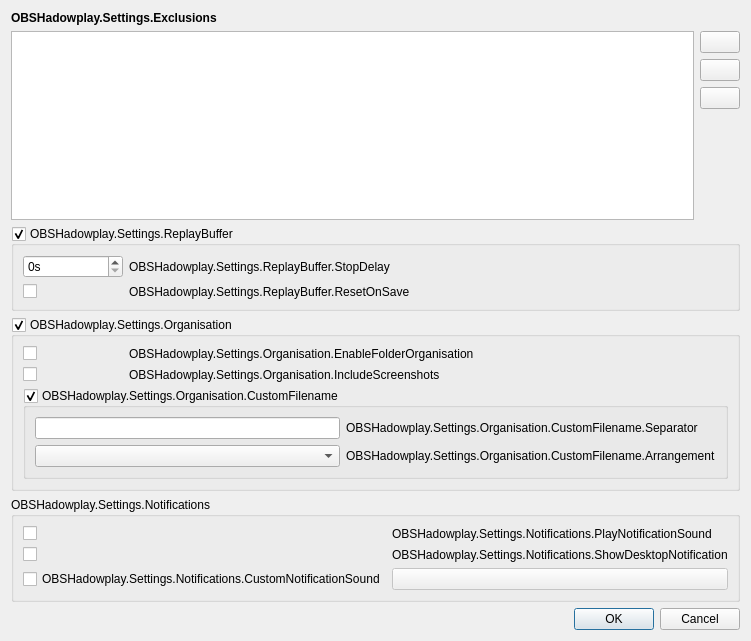
<?xml version="1.0" encoding="UTF-8"?>
<ui version="4.0">
 <class>SettingsDialog</class>
 <widget class="QDialog" name="SettingsDialog">
  <property name="geometry">
   <rect>
    <x>0</x>
    <y>0</y>
    <width>544</width>
    <height>641</height>
   </rect>
  </property>
  <property name="sizePolicy">
   <sizepolicy hsizetype="Minimum" vsizetype="Minimum">
    <horstretch>0</horstretch>
    <verstretch>0</verstretch>
   </sizepolicy>
  </property>
  <property name="windowTitle">
   <string>OBSHadowplay.Settings</string>
  </property>
  <property name="modal">
   <bool>true</bool>
  </property>
  <layout class="QVBoxLayout" name="verticalLayout">
   <item>
    <layout class="QVBoxLayout" name="verticalLayout_2">
     <item>
      <widget class="QLabel" name="exceptions_label">
       <property name="font">
        <font>
         <bold>true</bold>
        </font>
       </property>
       <property name="text">
        <string>OBSHadowplay.Settings.Exclusions</string>
       </property>
      </widget>
     </item>
     <item>
      <layout class="QHBoxLayout" name="horizontalLayout">
       <item>
        <widget class="QListWidget" name="exceptions_list">
         <property name="frameShadow">
          <enum>QFrame::Raised</enum>
         </property>
         <property name="showDropIndicator" stdset="0">
          <bool>false</bool>
         </property>
        </widget>
       </item>
       <item>
        <layout class="QVBoxLayout" name="verticalLayout_4">
         <item>
          <widget class="QPushButton" name="add_exception_button">
           <property name="toolTip">
            <string>OBSHadowplay.Settings.AddExclusion</string>
           </property>
           <property name="text">
            <string/>
           </property>
           <property name="toolButton" stdset="0">
            <bool>true</bool>
           </property>
           <property name="class" stdset="0">
            <string notr="true">icon-plus</string>
           </property>
          </widget>
         </item>
         <item>
          <widget class="QPushButton" name="edit_exception_button">
           <property name="toolTip">
            <string>OBSHadowplay.Settings.EditExclusion</string>
           </property>
           <property name="text">
            <string/>
           </property>
           <property name="toolButton" stdset="0">
            <bool>true</bool>
           </property>
           <property name="class" stdset="0">
            <string notr="true">icon-cogs</string>
           </property>
          </widget>
         </item>
         <item>
          <widget class="QPushButton" name="delete_exception_button">
           <property name="toolTip">
            <string>OBSHadowplay.Settings.DeleteExclusion</string>
           </property>
           <property name="text">
            <string/>
           </property>
           <property name="toolButton" stdset="0">
            <bool>true</bool>
           </property>
           <property name="class" stdset="0">
            <string notr="true">icon-trash</string>
           </property>
          </widget>
         </item>
         <item>
          <spacer name="verticalSpacer">
           <property name="orientation">
            <enum>Qt::Vertical</enum>
           </property>
           <property name="sizeHint" stdset="0">
            <size>
             <width>20</width>
             <height>40</height>
            </size>
           </property>
          </spacer>
         </item>
        </layout>
       </item>
      </layout>
     </item>
    </layout>
   </item>
   <item>
    <widget class="QGroupBox" name="group_box_buffer">
     <property name="toolTip">
      <string>OBSHadowplay.Settings.ReplayBuffer.EnableAutomaticStartStop</string>
     </property>
     <property name="title">
      <string>OBSHadowplay.Settings.ReplayBuffer</string>
     </property>
     <property name="checkable">
      <bool>true</bool>
     </property>
     <layout class="QGridLayout" name="gridLayout" columnstretch="0,1" columnminimumwidth="100,0">
      <item row="0" column="1">
       <widget class="QLabel" name="label">
        <property name="text">
         <string>OBSHadowplay.Settings.ReplayBuffer.StopDelay</string>
        </property>
       </widget>
      </item>
      <item row="0" column="0">
       <widget class="QSpinBox" name="buffer_stop_delay_spinbox">
        <property name="suffix">
         <string>s</string>
        </property>
        <property name="maximum">
         <number>999999999</number>
        </property>
       </widget>
      </item>
      <item row="1" column="1">
       <widget class="QLabel" name="reset_buffer_on_save_label">
        <property name="text">
         <string>OBSHadowplay.Settings.ReplayBuffer.ResetOnSave</string>
        </property>
        <property name="class" stdset="0">
         <string>icon-trash</string>
        </property>
       </widget>
      </item>
      <item row="1" column="0">
       <layout class="QHBoxLayout" name="horizontalLayout_2">
        <item>
         <widget class="QCheckBox" name="reset_buffer_on_save_checkbox">
          <property name="text">
           <string/>
          </property>
         </widget>
        </item>
        <item alignment="Qt::AlignRight">
         <widget class="QLabel" name="reset_on_save_info_icon">
          <property name="toolTip">
           <string>OBSHadowplay.Settings.ReplayBuffer.ResetOnSave.Warning</string>
          </property>
          <property name="text">
           <string/>
          </property>
         </widget>
        </item>
       </layout>
      </item>
     </layout>
    </widget>
   </item>
   <item>
    <widget class="QGroupBox" name="group_box_organisation">
     <property name="toolTip">
      <string>OBSHadowplay.Settings.Organisation.EnableAutoOrganisation</string>
     </property>
     <property name="title">
      <string>OBSHadowplay.Settings.Organisation</string>
     </property>
     <property name="flat">
      <bool>false</bool>
     </property>
     <property name="checkable">
      <bool>true</bool>
     </property>
     <layout class="QGridLayout" name="gridLayout_2" columnstretch="0,1" columnminimumwidth="100,0">
      <property name="leftMargin">
       <number>9</number>
      </property>
      <item row="1" column="1">
       <widget class="QLabel" name="label_4">
        <property name="text">
         <string>OBSHadowplay.Settings.Organisation.IncludeScreenshots</string>
        </property>
       </widget>
      </item>
      <item row="2" column="0" colspan="2">
       <widget class="QGroupBox" name="custom_filename_groupbox">
        <property name="toolTip">
         <string>OBSHadowplay.Settings.Organisation.CustomFilename.EnableCustomFilename</string>
        </property>
        <property name="title">
         <string>OBSHadowplay.Settings.Organisation.CustomFilename</string>
        </property>
        <property name="checkable">
         <bool>true</bool>
        </property>
        <layout class="QGridLayout" name="gridLayout_4" columnminimumwidth="90,0">
         <item row="1" column="0">
          <widget class="QComboBox" name="custom_filename_format_arrangement">
           <property name="editable">
            <bool>false</bool>
           </property>
           <property name="currentIndex">
            <number>-1</number>
           </property>
          </widget>
         </item>
         <item row="0" column="0">
          <widget class="QLineEdit" name="custom_filename_separator_textbox">
           <property name="clearButtonEnabled">
            <bool>false</bool>
           </property>
          </widget>
         </item>
         <item row="0" column="1">
          <widget class="QLabel" name="label_8">
           <property name="text">
            <string>OBSHadowplay.Settings.Organisation.CustomFilename.Separator</string>
           </property>
          </widget>
         </item>
         <item row="1" column="1">
          <widget class="QLabel" name="label_5">
           <property name="text">
            <string>OBSHadowplay.Settings.Organisation.CustomFilename.Arrangement</string>
           </property>
          </widget>
         </item>
        </layout>
       </widget>
      </item>
      <item row="1" column="0">
       <widget class="QCheckBox" name="include_screenshots_checkbox">
        <property name="text">
         <string/>
        </property>
       </widget>
      </item>
      <item row="0" column="0">
       <widget class="QCheckBox" name="folder_organisation_checkbox">
        <property name="text">
         <string/>
        </property>
       </widget>
      </item>
      <item row="0" column="1">
       <widget class="QLabel" name="label_2">
        <property name="text">
         <string>OBSHadowplay.Settings.Organisation.EnableFolderOrganisation</string>
        </property>
       </widget>
      </item>
     </layout>
    </widget>
   </item>
   <item>
    <widget class="QGroupBox" name="group_box_notifications">
     <property name="title">
      <string>OBSHadowplay.Settings.Notifications</string>
     </property>
     <property name="checkable">
      <bool>false</bool>
     </property>
     <layout class="QGridLayout" name="gridLayout_3" columnstretch="0,1" columnminimumwidth="100,0">
      <property name="sizeConstraint">
       <enum>QLayout::SetDefaultConstraint</enum>
      </property>
      <item row="1" column="0">
       <widget class="QCheckBox" name="show_desktop_notif_checkbox">
        <property name="text">
         <string/>
        </property>
       </widget>
      </item>
      <item row="1" column="1">
       <widget class="QLabel" name="label_7">
        <property name="text">
         <string>OBSHadowplay.Settings.Notifications.ShowDesktopNotification</string>
        </property>
       </widget>
      </item>
      <item row="0" column="0">
       <widget class="QCheckBox" name="play_notification_sound_checkbox">
        <property name="sizePolicy">
         <sizepolicy hsizetype="Minimum" vsizetype="Fixed">
          <horstretch>0</horstretch>
          <verstretch>0</verstretch>
         </sizepolicy>
        </property>
        <property name="text">
         <string/>
        </property>
       </widget>
      </item>
      <item row="0" column="1">
       <widget class="QLabel" name="label_6">
        <property name="text">
         <string>OBSHadowplay.Settings.Notifications.PlayNotificationSound</string>
        </property>
       </widget>
      </item>
       <item row="2" column="0">
        <widget class="QCheckBox" name="notification_sound_checkbox">
            <property name="text">
            <string>OBSHadowplay.Settings.Notifications.CustomNotificationSound</string>
            </property>
        </widget>
        </item>
        <item>
        <widget class="QPushButton" name="notification_sound_file">
            <property name="text">
            </property>
            <property name="enabled">
                <bool>false</bool>
            </property>
        </widget>
      </item>
     </layout>
    </widget>
   </item>
   <item>
    <widget class="QDialogButtonBox" name="button_box">
     <property name="orientation">
      <enum>Qt::Horizontal</enum>
     </property>
     <property name="standardButtons">
      <set>QDialogButtonBox::Cancel|QDialogButtonBox::Ok</set>
     </property>
    </widget>
   </item>
  </layout>
 </widget>
 <resources/>
 <connections>
  <connection>
   <sender>button_box</sender>
   <signal>accepted()</signal>
   <receiver>SettingsDialog</receiver>
   <slot>accept()</slot>
   <hints>
    <hint type="sourcelabel">
     <x>248</x>
     <y>254</y>
    </hint>
    <hint type="destinationlabel">
     <x>157</x>
     <y>274</y>
    </hint>
   </hints>
  </connection>
  <connection>
   <sender>button_box</sender>
   <signal>rejected()</signal>
   <receiver>SettingsDialog</receiver>
   <slot>reject()</slot>
   <hints>
    <hint type="sourcelabel">
     <x>316</x>
     <y>260</y>
    </hint>
    <hint type="destinationlabel">
     <x>286</x>
     <y>274</y>
    </hint>
   </hints>
  </connection>
 </connections>
</ui>
